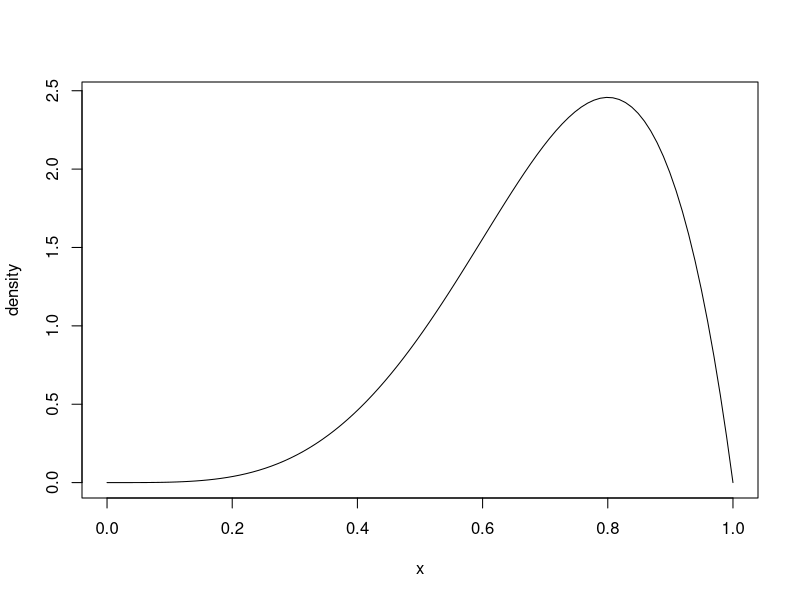

This chart was generated by the following R code:
## ---- chunk 1
numerator <- 10^(-6)
denominator <- 1.54 * 10^(-6) * (1 - 10^(-6)) + 10^(-6)
numerator / denominator
## ---- chunk 2
alpha <- 4 + 1
beta <- 1 + 1
x <- seq(0, 1, length.out = 100)

density <- dbeta(x, alpha, beta)

plot(x, density, type='l')
## ---- chunk 3
mean(rbeta(10000, alpha, beta) > 0.7)
